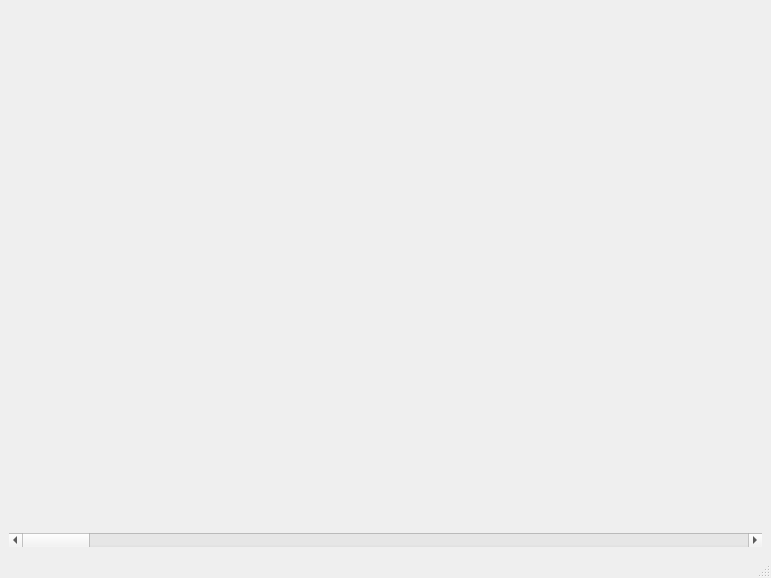
<?xml version="1.0" encoding="UTF-8"?>
<ui version="4.0">
 <class>MainWindow</class>
 <widget class="QMainWindow" name="MainWindow">
  <property name="geometry">
   <rect>
    <x>0</x>
    <y>0</y>
    <width>771</width>
    <height>578</height>
   </rect>
  </property>
  <property name="windowTitle">
   <string>MainWindow</string>
  </property>
  <widget class="QWidget" name="centralwidget">
   <layout class="QHBoxLayout" name="horizontalLayout">
    <item>
     <layout class="QVBoxLayout" name="verticalLayout">
      <item>
       <widget class="QWidget" name="widget" native="true"/>
      </item>
      <item>
       <widget class="QScrollBar" name="horizontalScrollBar">
        <property name="orientation">
         <enum>Qt::Horizontal</enum>
        </property>
       </widget>
      </item>
     </layout>
    </item>
   </layout>
  </widget>
  <widget class="QMenuBar" name="menubar">
   <property name="geometry">
    <rect>
     <x>0</x>
     <y>0</y>
     <width>771</width>
     <height>20</height>
    </rect>
   </property>
  </widget>
  <widget class="QStatusBar" name="statusbar"/>
 </widget>
 <resources/>
 <connections/>
</ui>
